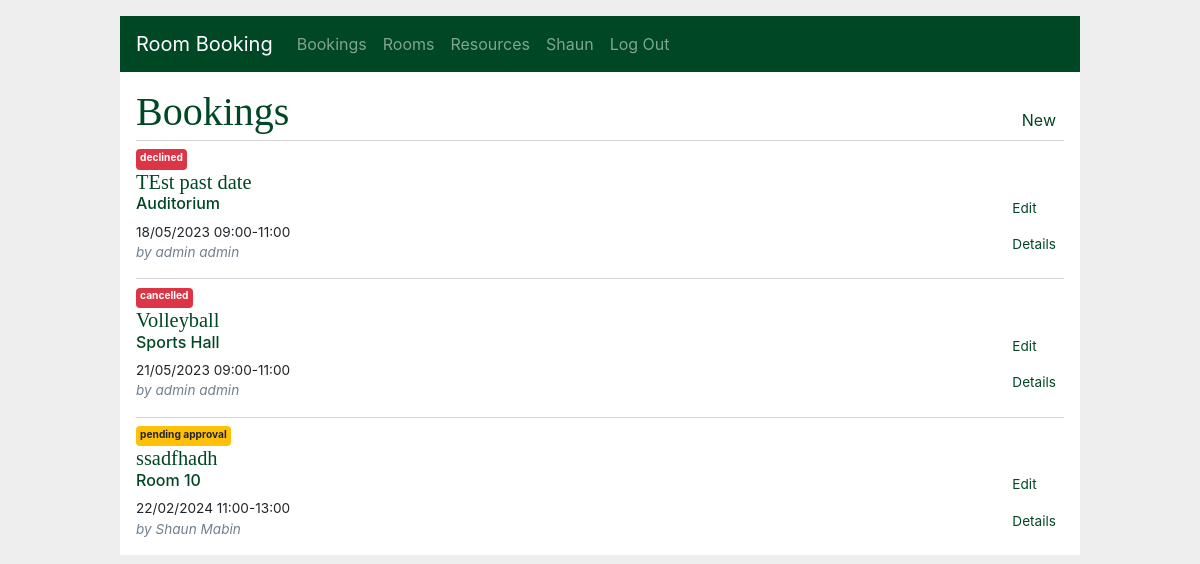
Page /bookings/ (signed in) on the committed database.
### app/models/user.py (models this page shows, shortened)
class User(db.Model):
    __tablename__ = "users"
    id = db.Column(db.Integer, primary_key=True, autoincrement=True, nullable=False)
    email = db.Column(db.String(150), unique=True, nullable=False)
    password = db.Column(db.Text, nullable=False)
    firstname = db.Column(db.String(150), nullable=False)
    lastname = db.Column(db.String(150), nullable=False)
    created = db.Column(db.DateTime, default=datetime.datetime.now(), nullable=False)
    role = db.Column(db.String(150), default='user', nullable=False)
    bookings = db.relationship('Booking', back_populates="creator", cascade='all, delete, delete-orphan', backref="")

### app/models/room.py (models this page shows, shortened)
class RoomBooking(db.Model):
    __tablename__ = "roombookings"
    id = db.Column(db.Integer, primary_key=True, autoincrement=True, nullable=False)
    creator_id = db.Column(db.Integer, ForeignKey("users.id", ondelete="CASCADE"), nullable=False)
    title = db.Column(db.String(150), nullable=False)
    summary = db.Column(db.Text, nullable=False)
    status = db.Column(db.String, default='pending approval', nullable=False)
    event_start = db.Column(db.DateTime, nullable=False)
    time_start = db.Column(db.DateTime, nullable=False)
    time_end = db.Column(db.DateTime, nullable=False)
    created = db.Column(db.DateTime, default=now, nullable=False)
    attendees = db.Column(db.Integer, nullable=False)
    booked_resources = db.relationship('BookedResource', back_populates="room_booking", cascade='all, delete, delete-orphan')
    creator = db.relationship('User', foreign_keys=[creator_id], backref=backref("user", cascade="all,delete"))
    room_id = db.Column(db.Integer, ForeignKey("rooms.id"), nullable=False)
    room = db.relationship('Room', foreign_keys=[room_id])

class Room(db.Model):
    __tablename__ = "rooms"
    id = db.Column(db.Integer, primary_key=True, autoincrement=True, nullable=False)
    name = db.Column(db.String(150), unique=True, nullable=False)
    description = db.Column(db.String, nullable=False)
    room_bookings = db.relationship('RoomBooking', back_populates="room", cascade='all, delete, delete-orphan')
    room_resources = db.relationship('RoomResource', back_populates="room", cascade='all, delete, delete-orphan')

### app/bookings/routes.py (the view, shortened to what this page needs)
@bp.route('/', methods=["GET", "POST"])
@login_required
def index():
    user_id = session.get('user_id')
    user = User.query.filter_by(
        id=user_id).first()
    if user.role == "admin":
        bookings = db.session.query(RoomBooking).order_by(
            RoomBooking.event_start
        ).order_by(
            RoomBooking.time_start
        ).all()
    return render_template('bookings/index.html', bookings=bookings)

### app/main/routes.py (called while the page is built)
@bp.before_app_request
def load_logged_in_user():
    user_id = session.get('user_id')
    if user_id is None:
        g.user = None
    else:
        g.user = User.query.filter_by(
                id=user_id).first()

def login_required(view):
    @functools.wraps(view)
    def wrapped_view(**kwargs):
        if g.user is None:
            return redirect(url_for('main.login'))
        return view(**kwargs)
    return wrapped_view

### app/templates/bookings/index.html
{% extends 'base.html' %}
{% block header %}
  <h1>{% block title %}Bookings{% endblock %}</h1>
  {% if g.user %}
    <a class="action" href="{{ url_for('rooms.index') }}">New</a>
  {% endif %}
{% endblock %}
{% block content %}
  {% for booking in bookings %}
    <article class="booking">
      <header>
        <div>
          {% if booking.status in ['declined', 'cancelled']  %}
            <div class="badge badge-danger">
              {{ booking.status }}
            </div>
          {% elif booking.status in ['accepted', 'confirmed'] %}
            <div class="badge badge-success">
              {{ booking.status }}
            </div>
          {% elif 'pending' in booking.status %}
            <div class="badge badge-warning">
              {{ booking.status }}
            </div>
          {% endif %}
          <a href="{{ url_for('bookings.details', id=booking['id']) }}"><h1>{{ booking['title'] }}</h1></a>
          <a href="{{ url_for('rooms.details', id=booking.room.id) }}"><h6>{{ booking.room.name }}</h6></a>
          <div>
            {{ booking.event_start.strftime('%d/%m/%Y') }} {{ booking.time_start.strftime('%H:%M') }}-{{ booking.time_end.strftime('%H:%M') }}
          </div>
          <div class="about">by {{ booking.creator['firstname']}} {{ booking.creator['lastname'] }}</div>
        </div>
        <div>
          {% if booking.status == 'pending completion' %}
          <a class="action" href="{{ url_for('bookings.complete', id=booking['id']) }}">Complete</a>
          <a class="action" href="{{ url_for('bookings.details', id=booking['id']) }}">Details</a>
          {% else %}
          <a class="action" href="{{ url_for('bookings.update', id=booking['id']) }}">Edit</a>
          <a class="action" href="{{ url_for('bookings.details', id=booking['id']) }}">Details</a>
          {% endif %}
        </div>
      </header>
    </article>
    {% if not loop.last %}
      <hr style="margin-bottom: 0">
    {% endif %}
  {% endfor %}
{% endblock %}

### app/templates/base.html (shortened to what this page needs)
<!doctype html>
<html lang="en">
  <head>
    <link rel="stylesheet" href="https://stackpath.bootstrapcdn.com/bootstrap/4.3.1/css/bootstrap.min.css">
    <link rel="stylesheet" href="{{ url_for('static', filename='style.css') }}">
  </head>
  <body>
    <nav class="navbar navbar-expand-lg navbar-dark">
      <a class="navbar-brand" href="{{ url_for('main.index') }}">Room Booking</a>
      <div class="collapse navbar-collapse" id="navbarNav">
        <ul class="navbar-nav">
          {% if g.user %}
            <li class="nav-item"><a class="nav-link" href="{{ url_for('bookings.index') }}">Bookings</a>
            <li class="nav-item"><a class="nav-link" href="{{ url_for('rooms.index') }}">Rooms</a>
            <li class="nav-item"><a class="nav-link" href="{{ url_for('resources.index') }}">Resources</a>
            <li class="nav-item current-user"><a class="nav-link" href="{{ url_for('main.account') }}">{{ g.user.firstname }}</a>
            <li class="nav-item nav-right"><a class="nav-link" href="{{ url_for('main.logout') }}">Log Out</a>
          {% else %}
            <li class="nav-item"><a class="nav-link" href="{{ url_for('main.register') }}">Register</a>
            <li class="nav-item"><a class="nav-link" href="{{ url_for('main.login') }}">Log In</a>
          {% endif %}
        </ul>
      </div>
    </nav>
    <section class="content">
      <header>
        {% block header %}{% endblock %}
      </header>
      {% block content %}
      {% endblock %}
    </section>
  </body>
</html>

### app/static/style.css (style rules this page uses)
html { font-family: Libre Baskerville, serif, Montserrat,sans-serif; background: #eee; padding: 1rem; }
body { max-width: 960px; margin: 0 auto; background: white; }
h1 { font-family: serif; color: #004725; margin: 1rem 0; }
a { color: #004725; }
hr { border: none; border-top: 1px solid lightgray; }
nav { background: #004725; display: flex; align-items: center; padding: 0 0.5rem; }
nav ul { display: flex; list-style: none; margin: 0; padding: 0; border: none; }
nav ul li a, nav ul li span, header .action { display: block; padding: 0.5rem; }
.badge { height: 2em; }
.booking > header { display: flex; align-items: flex-end; font-size: 0.85em; margin-top: 5px; }
.booking > header > div:first-of-type { flex: auto; }
.booking > header h1 { font-size: 1.5em; margin: 0; }
.booking .about { color: slategray; font-style: italic; }
.content { padding: 0 1rem 1rem; }
.content > header { border-bottom: 1px solid lightgray; display: flex; align-items: flex-end; }
.content > header h1 { flex: auto; margin: 1rem 0 0.25rem 0; }

### rows in the picture
User: user.firstname "Shaun"
RoomBooking: status "declined", title "TEst past date", room.name "Auditorium", event_start "18/05/2023", time_start "09:00", time_end "11:00", creator.firstname "admin", creator.lastname "admin"
RoomBooking: status "cancelled", title "Volleyball", room.name "Sports Hall", event_start "21/05/2023", time_start "09:00", time_end "11:00", creator.firstname "admin", creator.lastname "admin"
RoomBooking: status "pending approval", title "ssadfhadh", room.name "Room 10", event_start "22/02/2024", time_start "11:00", time_end "13:00", creator.firstname "Shaun", creator.lastname "Mabin"
